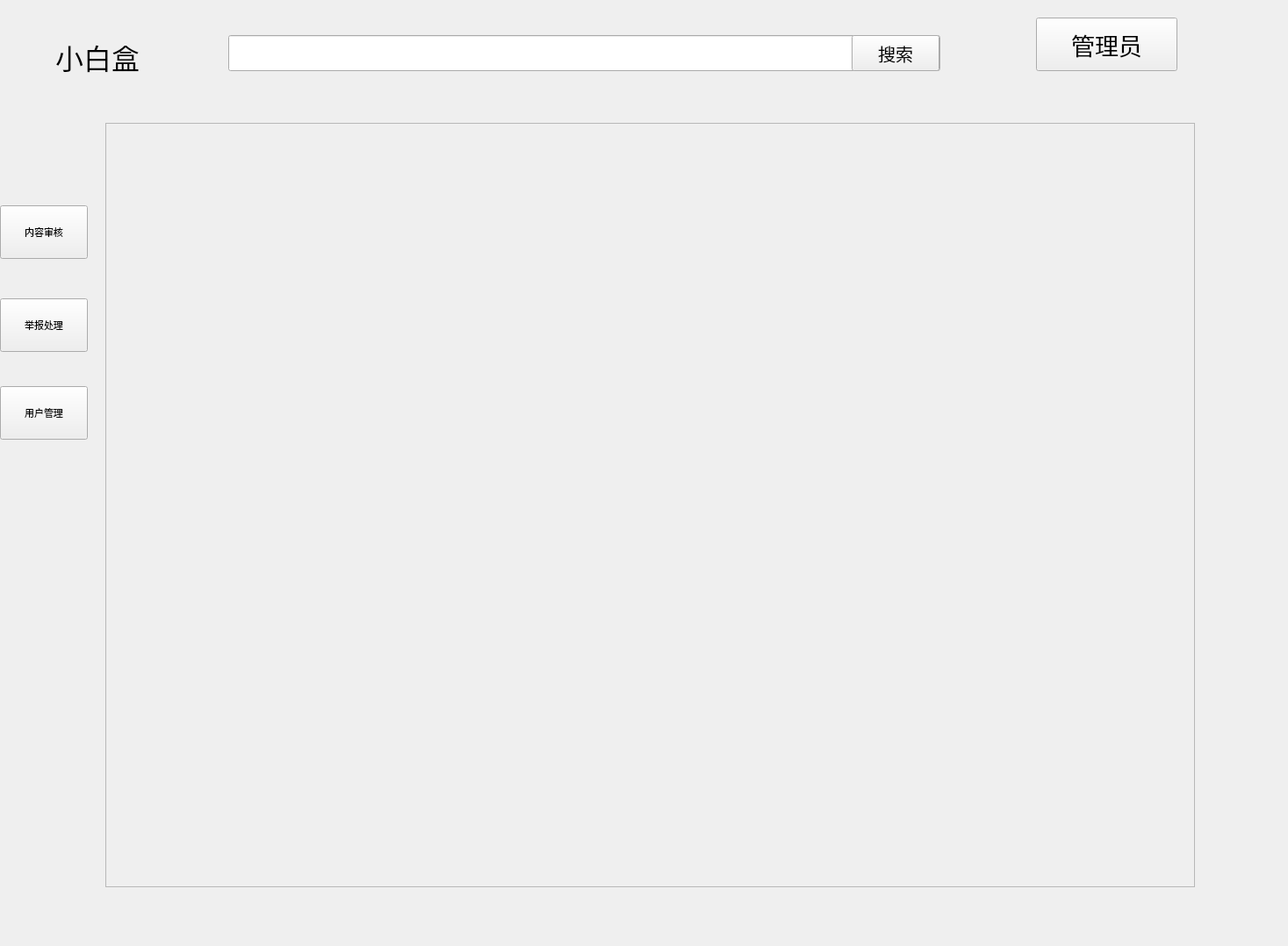
<?xml version="1.0" encoding="UTF-8"?>
<ui version="4.0">
 <class>Manager</class>
 <widget class="QWidget" name="Manager">
  <property name="geometry">
   <rect>
    <x>0</x>
    <y>0</y>
    <width>1467</width>
    <height>1078</height>
   </rect>
  </property>
  <property name="windowTitle">
   <string>Form</string>
  </property>
  <property name="styleSheet">
   <string notr="true">
</string>
  </property>
  <widget class="QWidget" name="widget" native="true">
   <property name="geometry">
    <rect>
     <x>0</x>
     <y>0</y>
     <width>1361</width>
     <height>141</height>
    </rect>
   </property>
   <widget class="QLineEdit" name="lineEdit">
    <property name="geometry">
     <rect>
      <x>260</x>
      <y>40</y>
      <width>811</width>
      <height>41</height>
     </rect>
    </property>
    <property name="styleSheet">
     <string notr="true"/>
    </property>
   </widget>
   <widget class="QLabel" name="label">
    <property name="geometry">
     <rect>
      <x>10</x>
      <y>10</y>
      <width>41</width>
      <height>41</height>
     </rect>
    </property>
    <property name="styleSheet">
     <string notr="true">border-image: url(:/icons/GAME.png);</string>
    </property>
    <property name="text">
     <string/>
    </property>
   </widget>
   <widget class="QLabel" name="label_2">
    <property name="geometry">
     <rect>
      <x>63</x>
      <y>10</y>
      <width>161</width>
      <height>111</height>
     </rect>
    </property>
    <property name="font">
     <font>
      <pointsize>25</pointsize>
     </font>
    </property>
    <property name="text">
     <string>&lt;html&gt;&lt;head/&gt;&lt;body&gt;&lt;p&gt;&lt;span style=&quot; font-size:24pt;&quot;&gt;小白盒&lt;/span&gt;&lt;/p&gt;&lt;/body&gt;&lt;/html&gt;</string>
    </property>
   </widget>
   <widget class="QPushButton" name="pushButton_6">
    <property name="geometry">
     <rect>
      <x>1120</x>
      <y>30</y>
      <width>51</width>
      <height>40</height>
     </rect>
    </property>
    <property name="styleSheet">
     <string notr="true">QPushButton {
    background-color: transparent;
    border: 2px solid transparent;
    border-radius: 12px;
    padding: 8px 16px;
    color: #b0b6bf;
    font-family: &quot;Microsoft YaHei&quot;;
    transition: all 0.3s cubic-bezier(0.4, 0, 0.2, 1);
}

QPushButton:hover {
    background-color: rgba(79, 140, 255, 0.1);
    color: #e8eaed;
    border: 2px solid #4f8cff;
    transform: translateY(-2px);
}

QPushButton:pressed {
    background-color: rgba(79, 140, 255, 0.2);
    transform: translateY(0px);
    transition: all 0.1s ease;
}</string>
    </property>
    <property name="text">
     <string/>
    </property>
    <property name="icon">
     <iconset resource="picture.qrc">
      <normaloff>:/icons/message.png</normaloff>:/icons/message.png</iconset>
    </property>
    <property name="iconSize">
     <size>
      <width>35</width>
      <height>35</height>
     </size>
    </property>
    <property name="class" stdset="0">
     <string>nav</string>
    </property>
   </widget>
   <widget class="QPushButton" name="pushButton_2">
    <property name="geometry">
     <rect>
      <x>1180</x>
      <y>20</y>
      <width>161</width>
      <height>61</height>
     </rect>
    </property>
    <property name="font">
     <font>
      <pointsize>20</pointsize>
     </font>
    </property>
    <property name="styleSheet">
     <string notr="true"/>
    </property>
    <property name="text">
     <string>管理员</string>
    </property>
    <property name="icon">
     <iconset resource="picture.qrc">
      <normaloff>:/icons/manager.png</normaloff>:/icons/manager.png</iconset>
    </property>
    <property name="iconSize">
     <size>
      <width>30</width>
      <height>30</height>
     </size>
    </property>
   </widget>
   <widget class="QPushButton" name="pushButton_8">
    <property name="geometry">
     <rect>
      <x>970</x>
      <y>40</y>
      <width>100</width>
      <height>41</height>
     </rect>
    </property>
    <property name="font">
     <font>
      <pointsize>15</pointsize>
     </font>
    </property>
    <property name="text">
     <string>搜索</string>
    </property>
    <property name="icon">
     <iconset resource="picture.qrc">
      <normaloff>:/icons/search.png</normaloff>:/icons/search.png</iconset>
    </property>
    <property name="iconSize">
     <size>
      <width>25</width>
      <height>25</height>
     </size>
    </property>
    <property name="class" stdset="0">
     <string>nav</string>
    </property>
   </widget>
  </widget>
  <widget class="QWidget" name="widget_2" native="true">
   <property name="geometry">
    <rect>
     <x>0</x>
     <y>150</y>
     <width>121</width>
     <height>481</height>
    </rect>
   </property>
   <widget class="QPushButton" name="pushButton">
    <property name="geometry">
     <rect>
      <x>0</x>
      <y>84</y>
      <width>100</width>
      <height>61</height>
     </rect>
    </property>
    <property name="font">
     <font>
      <pointsize>8</pointsize>
     </font>
    </property>
    <property name="styleSheet">
     <string notr="true"/>
    </property>
    <property name="text">
     <string>内容审核</string>
    </property>
   </widget>
   <widget class="QPushButton" name="pushButton_4">
    <property name="geometry">
     <rect>
      <x>0</x>
      <y>190</y>
      <width>100</width>
      <height>61</height>
     </rect>
    </property>
    <property name="font">
     <font>
      <pointsize>8</pointsize>
     </font>
    </property>
    <property name="styleSheet">
     <string notr="true"/>
    </property>
    <property name="text">
     <string>举报处理</string>
    </property>
   </widget>
   <widget class="QPushButton" name="pushButton_5">
    <property name="geometry">
     <rect>
      <x>0</x>
      <y>290</y>
      <width>100</width>
      <height>61</height>
     </rect>
    </property>
    <property name="font">
     <font>
      <pointsize>8</pointsize>
     </font>
    </property>
    <property name="styleSheet">
     <string notr="true"/>
    </property>
    <property name="text">
     <string>用户管理</string>
    </property>
   </widget>
   <widget class="QPushButton" name="pushButton_7">
    <property name="geometry">
     <rect>
      <x>970</x>
      <y>-110</y>
      <width>101</width>
      <height>41</height>
     </rect>
    </property>
    <property name="font">
     <font>
      <pointsize>15</pointsize>
     </font>
    </property>
    <property name="styleSheet">
     <string notr="true"/>
    </property>
    <property name="text">
     <string>搜索</string>
    </property>
    <property name="icon">
     <iconset resource="picture.qrc">
      <normaloff>:/icons/search.png</normaloff>:/icons/search.png</iconset>
    </property>
    <property name="iconSize">
     <size>
      <width>25</width>
      <height>25</height>
     </size>
    </property>
    <property name="class" stdset="0">
     <string>nav</string>
    </property>
   </widget>
  </widget>
  <widget class="QScrollArea" name="scrollArea">
   <property name="geometry">
    <rect>
     <x>120</x>
     <y>140</y>
     <width>1241</width>
     <height>871</height>
    </rect>
   </property>
   <property name="horizontalScrollBarPolicy">
    <enum>Qt::ScrollBarAlwaysOff</enum>
   </property>
   <property name="widgetResizable">
    <bool>true</bool>
   </property>
   <widget class="QWidget" name="commentLayout">
    <property name="geometry">
     <rect>
      <x>0</x>
      <y>0</y>
      <width>1239</width>
      <height>869</height>
     </rect>
    </property>
    <layout class="QVBoxLayout" name="verticalLayout_2">
     <item>
      <widget class="QWidget" name="widget_8" native="true"/>
     </item>
     <item>
      <widget class="QWidget" name="widget_7" native="true"/>
     </item>
     <item>
      <widget class="QWidget" name="widget_6" native="true"/>
     </item>
     <item>
      <widget class="QWidget" name="widget_5" native="true"/>
     </item>
     <item>
      <widget class="QWidget" name="widget_4" native="true"/>
     </item>
     <item>
      <widget class="QWidget" name="widget_3" native="true"/>
     </item>
     <item>
      <spacer name="verticalSpacer">
       <property name="orientation">
        <enum>Qt::Vertical</enum>
       </property>
       <property name="sizeHint" stdset="0">
        <size>
         <width>20</width>
         <height>40</height>
        </size>
       </property>
      </spacer>
     </item>
    </layout>
   </widget>
  </widget>
 </widget>
 <resources>
  <include location="picture.qrc"/>
 </resources>
 <connections/>
</ui>
